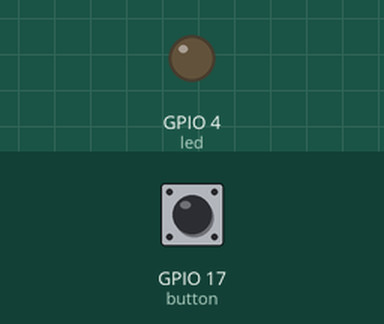
A program run on a simulated Raspberry Pi (BCM pin numbers). On the bench: output pins drawn as LEDs (lit = HIGH). The inputs (shaded band) are chosen by the test bench; at power-on: GPIO 17 (button) HIGH.

Above: at 1.2 s.
1.3 s: GPIO 17 (button) pulled LOW for 0.25 s
At 1.5 s:
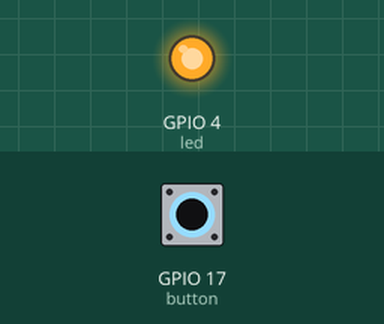
3.1 s: GPIO 17 (button) pulled LOW for 3.2 s
At 7.3 s:
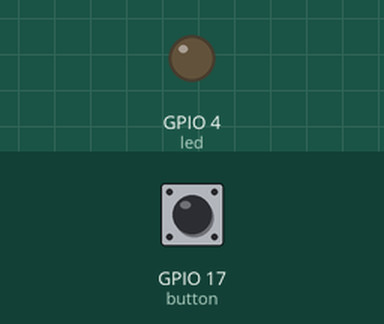
Timing chart, 0 to 8.8 s (numbered marks = the images above; inputs shaded):
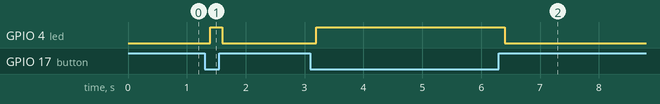

The program:

Exercise_push.py
```python
from gpiozero import LED, Button
from time import sleep

led = LED(4)
button = Button(17, pull_up=True)

while True:
    if button.is_pressed:
        led.on()
    else:
        led.off()

    sleep(0.2)
```

Measured:
- after the input at 1.3 s, GPIO 4 (led): LOW → HIGH after 0.10 s, → LOW 0.20 s later
- after the input at 3.1 s, GPIO 4 (led): LOW → HIGH after 0.10 s, → LOW 3.2 s later
